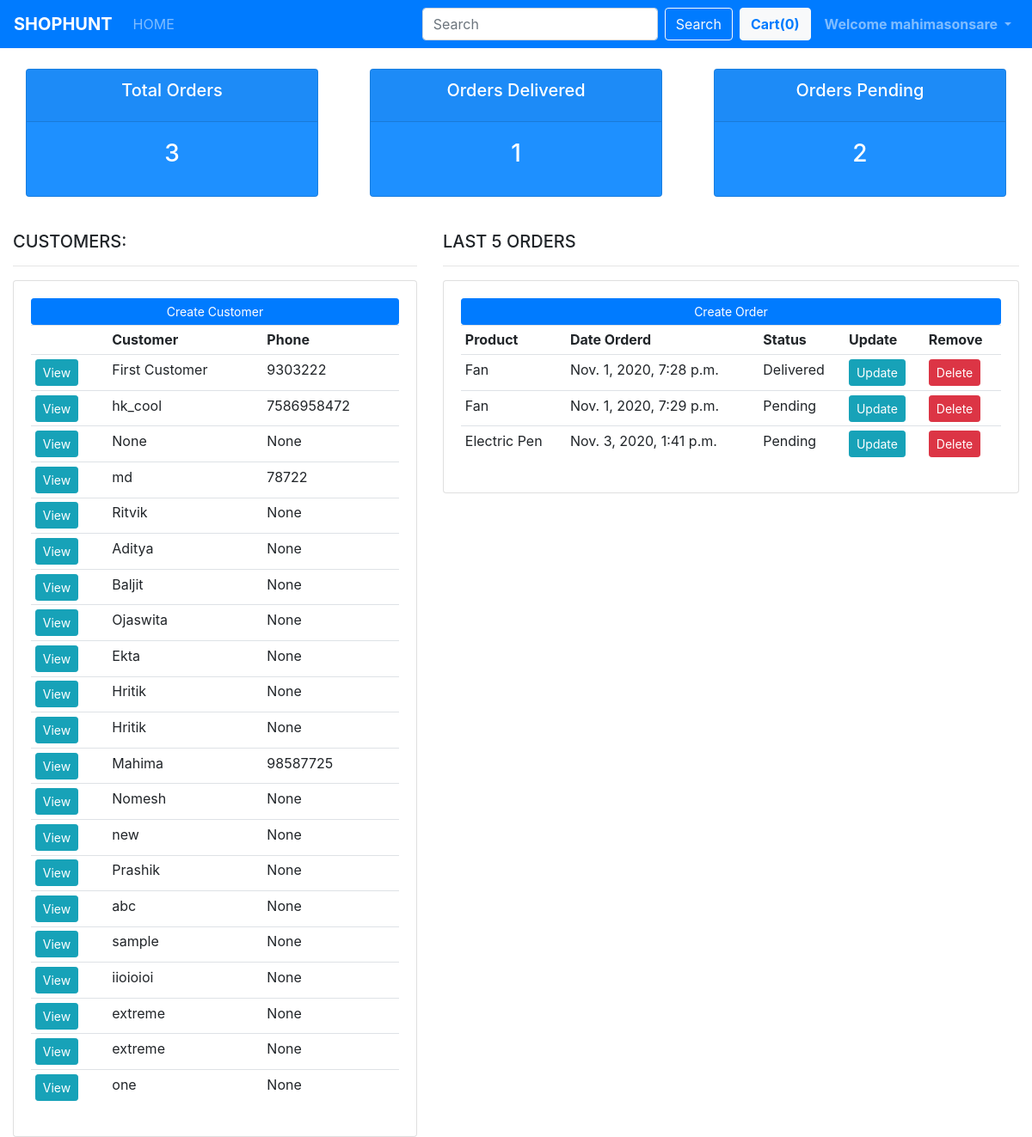
Before: /accounts/ (signed in) with the older database file.
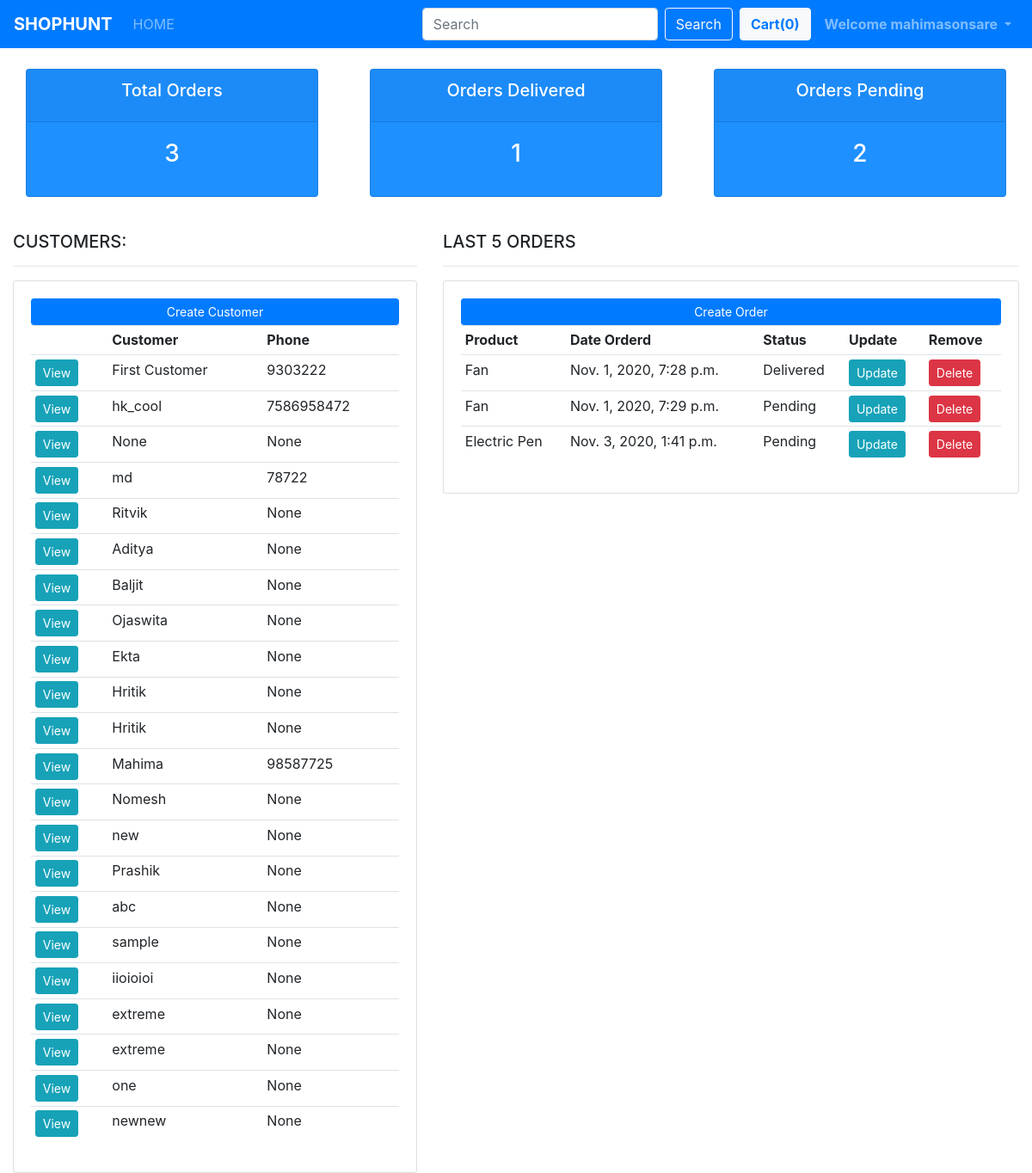
After: the same page with the newer database file.
### accounts/models.py (models this page shows, shortened)
class Customer(models.Model):
    user = models.OneToOneField(User, null=True, blank=True, on_delete=models.CASCADE)
    name = models.CharField(max_length=200, null=True)
    phone = models.CharField(max_length=200, null=True)
    email = models.CharField(max_length=200, null=True)
    profile_pic = models.ImageField(default="default_profile.png", null=True, blank=True)
    date_created = models.DateTimeField(auto_now_add=True, null=True)

class Order(models.Model):
    STATUS = (
        ('Pending', 'Pending'),
        ('Out of delivery', 'Out of delivery'),
        ('Delivered', 'Delivered'),
        )
    customer = models.ForeignKey(Customer, null=True, on_delete=models.SET_NULL)
    product = models.ForeignKey(Product, null=True, on_delete=models.SET_NULL)
    date_created = models.DateTimeField(auto_now_add=True, null=True)
    status = models.CharField(max_length=200, null=True, choices=STATUS)
    note = models.CharField(max_length=200, null=True)

class Product(models.Model):
    CATEGORY = (
        ('Indoor', 'Indoor'),
        ('Outdoor', 'Outdoor'),
        )
    name = models.CharField(max_length=200, null=True)
    price = models.FloatField(null=True)
    category = models.CharField(max_length=200, null=True, choices=CATEGORY)
    description = models.CharField(max_length=200, blank=True)
    date_created = models.DateTimeField(auto_now_add=True, null=True)
    tags = models.ManyToManyField(Tag)
    def __str__(self):
        return str(self.name)

### accounts/views.py (the view)
# urls.py: path("", views.home, name="home"),
@login_required(login_url='/')
def home(request):
    orders = Order.objects.all()
    customers = Customer.objects.all()
    total_customers = customers.count()
    total_orders = orders.count()
    delivered = orders.filter(status='Delivered').count()
    pending = orders.filter(status='Pending').count()
    context = {'orders':orders, 'customers': customers,
    'total_orders':total_orders, 'total_customers':total_customers,
    'delivered':delivered, 'pending':pending}
    return render(request, 'accounts/dashboard.html', context)

### accounts/templates/accounts/dashboard.html (shortened to what this page needs)
{% extends 'accounts/basic.html' %}
{% block body %}
<div class="container-fluid">
<br>
<div class="row">
	<div class="col">
		<div class="col-md">
			<div class="card totalOrders-box text-center text-white  mb-3" id="total-orders">
			  	<div class="card-header">
			  		<h5 class="card-title">Total Orders</h5>
			  	</div>
			  	<div class="card-body">
			    	<h3 class="card-title">{{total_orders}}</h3>
			  	</div>
			</div>
		</div>
	</div>
	<div class="col">
		<div class="col-md">
			<div class="card ordersDelivered-box text-center text-white  mb-3" id="orders-delivered">
			  	<div class="card-header">
			  		<h5 class="card-title">Orders Delivered</h5>
			  	</div>
			  	<div class="card-body">
			    	<h3 class="card-title">{{delivered}}</h3>
			  	</div>
			</div>
		</div>
	</div>
	<div class="col">
		<div class="col-md">
			<div class="ordersPending-box card text-center text-white  mb-3" id="orders-pending">
			  	<div class="card-header">
			  		<h5 class="card-title">Orders Pending</h5>
			  	</div>
			  	<div class="card-body">
			    	<h3 class="card-title">{{pending}}</h3>
			  	</div>
			</div>
		</div>
	</div>
</div>
<br>
<div class="row">
	<div class="col-md-5">
		<h5>CUSTOMERS:</h5>
		<hr>
		<div class="card card-body">
			<a class="prevent-submit btn btn-primary  btn-sm btn-block" href="">Create Customer</a>
			<table class="table table-sm">
				<tbody>
                    <tr>
                        <th></th>
                        <th>Customer</th>
                        <th>Phone</th>
                    {% for customer in customers %}
                        <tr>
                            <td><a class="btn btn-sm btn-info" href="{% url 'customer' customer.id %}">View</a></td>
                            <td>{{customer.name}}</td>
                            <td>{{customer.phone}}</td>
                        </tr>
                    {% endfor %}
                    </tr>
			    </tbody>
            </table>
		</div>
	</div>
	<div class="col-md-7">
		<h5>LAST 5 ORDERS</h5>
		<hr>
		<div class="card card-body">
			<a class="prevent-submit btn btn-primary  btn-sm btn-block" href="{% url 'create_order' %}">Create Order</a>
			<table class="table table-sm">
				<tbody>
                    <tr>
                        <th>Product</th>
                        <th>Date Orderd</th>
                        <th>Status</th>
                        <th>Update</th>
                        <th>Remove</th>
                    {% for order in orders %}
                        <tr>
                            <td>{{order.product}}</td>
                            <td>{{order.date_created}}</td>
                            <td>{{order.status}}</td>
                            <td><a class="btn btn-sm btn-info" href="{% url 'update_order' order.id %}">Update</a></td>
                            <td><a class="btn btn-sm btn-danger" href="{% url 'delete_order' order.id %}">Delete</a></td>
						</tr>
                    {% endfor %}
                    </tr>
			    </tbody>
            </table>
		</div>
	</div>
</div>
    </div>
{% endblock body %}

Changed rows visible on the page:
added Customer: name "newnew", phone "None"
